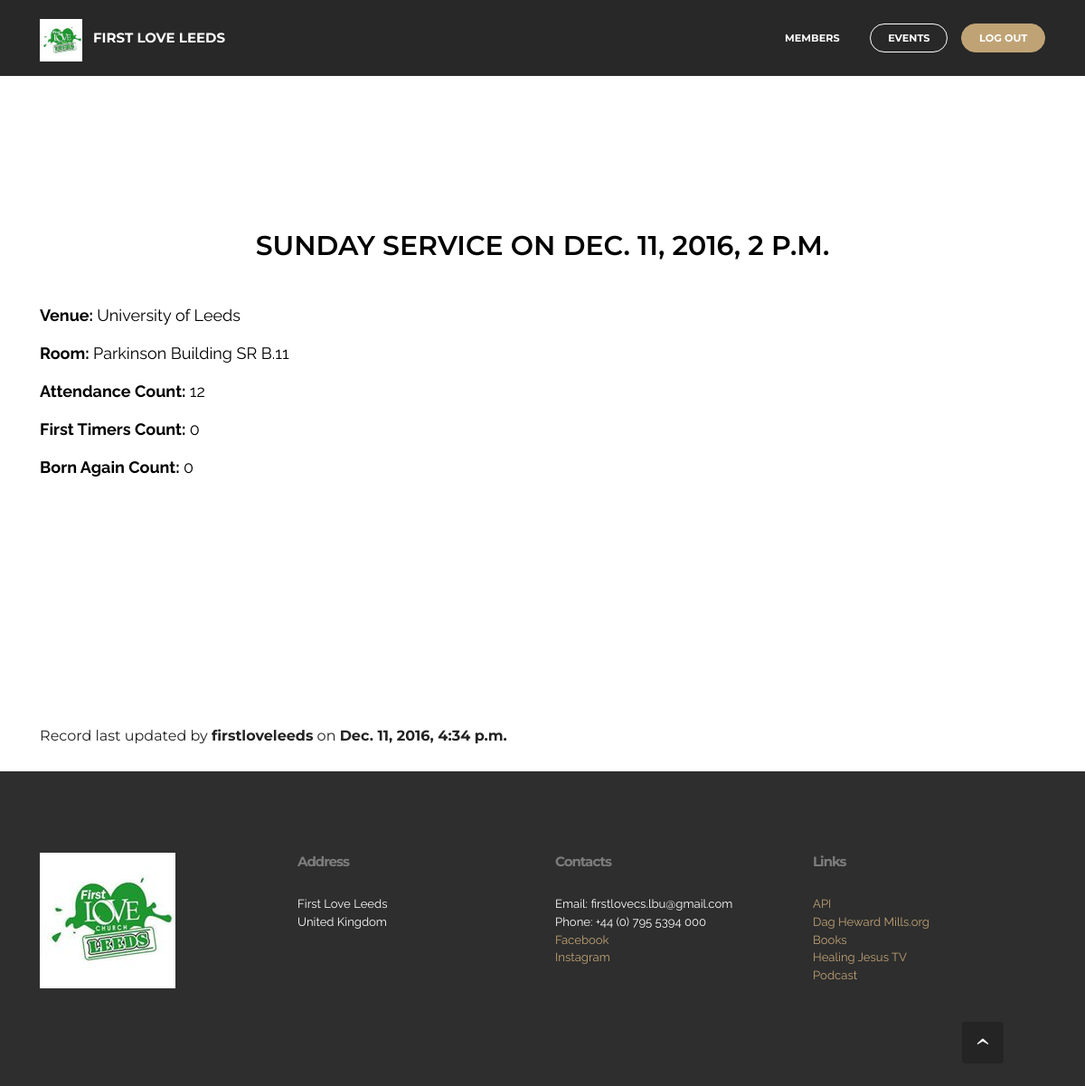
The app's page /event/16/ (signed in), older data.
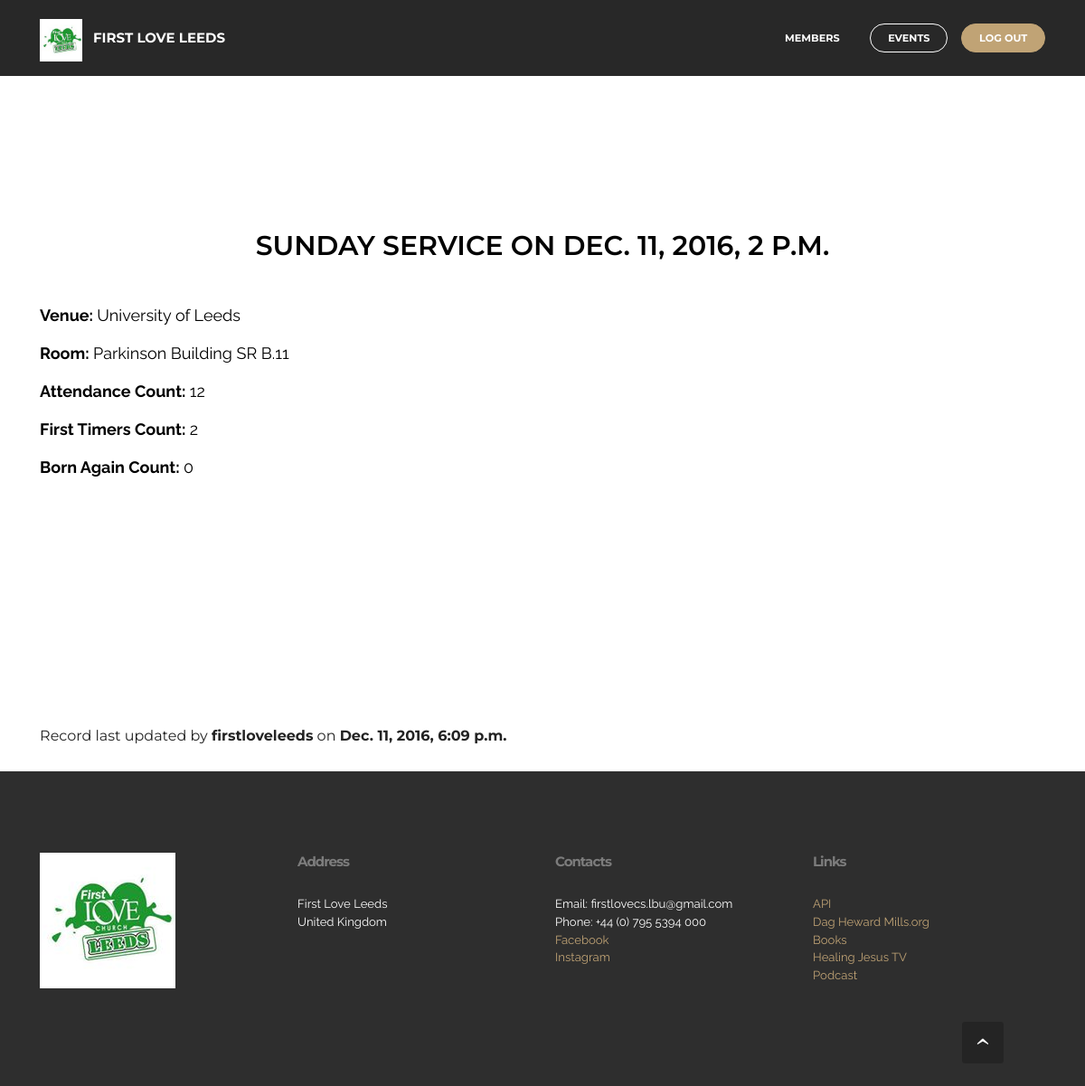
The same page, newer data.
### event/models.py (models this page shows, shortened)
class Event(models.Model):
	date = models.DateTimeField()
	event = models.ForeignKey('EventType', on_delete=models.CASCADE)
	attendance_count = models.IntegerField()
	first_timers_count = models.IntegerField()
	born_again_count = models.IntegerField()
	venue = models.CharField(max_length=100, blank=True)
	room = models.CharField(max_length=100, blank=True)
	last_modified = models.DateTimeField(auto_now=True)
	def __str__(self):
		return self.event.name
	class Meta:
		ordering = ["-date"]

class EventType(models.Model):
	name = models.CharField(max_length=100, unique=True)
	class Meta:
		ordering = ["name"]

### event/views.py (the view)
@login_required
def event_info(request, id):
	event = Event.objects.get(pk = id)
	context = {
		'event': event
	}
	return render (request, 'event_info.html', context)

### event/templates/event_info.html (shortened to what this page needs)
{% extends '_partial/base.html' %}

### welcome/templates/_partial/base.html (shortened to what this page needs)
{% spaceless %}
{% load staticfiles %}
{% endspaceless %}

Row changes from the older to the newer data that the page shows:
changed Event: event+date+venue "…12 First Timers Count: 0 Born Again Count: 0 Record last updated by firstloveleeds on Dec. 11, 2016, 4:34 p.m. Address First Love…" → "…12 First Timers Count: 2 Born Again Count: 0 Record last updated by firstloveleeds on Dec. 11, 2016, 6:09 p.m. Address First Love…"
